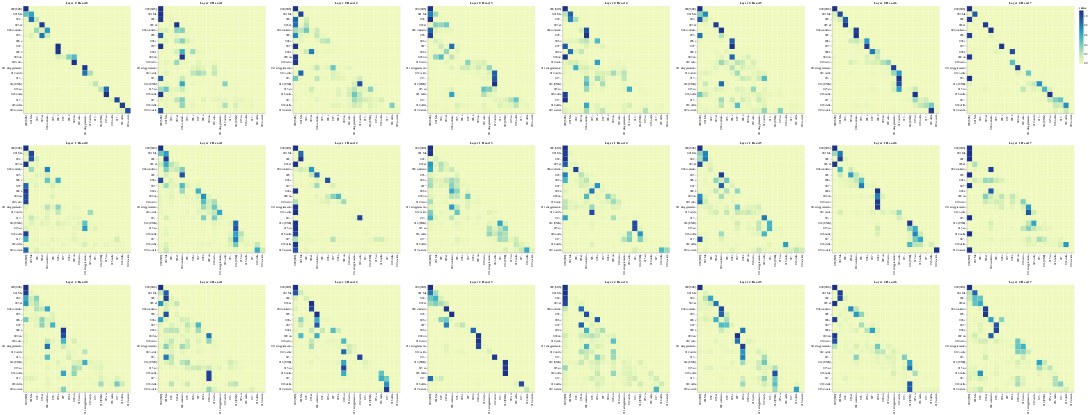

Notebook code cell kept with this figure:
### Code cell
# Decoder self attention

get_all_attention_maps("decoder", layers, heads, decoder_input_tokens, decoder_input_tokens, min(20, sentence_len))

### Figure 1 — Vega-Lite specification as saved in the notebook (floating-point values rounded to 4 significant figures; data arrays with more than 128 entries replaced by an {"elided": "..."} marker saying what was removed)
{"config": {"view": {"continuousWidth": 300, "continuousHeight": 300}}, "vconcat": [{"hconcat": [{"data": {"name": "data-9ab842cec6e31006c692b0a48c3596d7"}, "mark": {"type": "rect"}, "encoding": {"color": {"field": "value", "type": "quantitative"}, "tooltip": [{"field": "row", "type": "quantitative"}, {"field": "column", "type": "quantitative"}, {"field": "value", "type": "quantitative"}, {"field": "row_token", "type": "nominal"}, {"field": "col_token", "type": "nominal"}], "x": {"axis": {"title": ""}, "field": "col_token", "type": "nominal"}, "y": {"axis": {"title": ""}, "field": "row_token", "type": "nominal"}}, "height": 400, "name": "view_25", "title": "Layer 0 Head 0", "width": 400}, {"data": {"name": "data-f1f5a3dbf13ea4c669eb38e7855fd669"}, "mark": {"type": "rect"}, "encoding": {"color": {"field": "value", "type": "quantitative"}, "tooltip": [{"field": "row", "type": "quantitative"}, {"field": "column", "type": "quantitative"}, {"field": "value", "type": "quantitative"}, {"field": "row_token", "type": "nominal"}, {"field": "col_token", "type": "nominal"}], "x": {"axis": {"title": ""}, "field": "col_token", "type": "nominal"}, "y": {"axis": {"title": ""}, "field": "row_token", "type": "nominal"}}, "height": 400, "name": "view_26", "title": "Layer 0 Head 1", "width": 400}, {"data": {"name": "data-f29f2f534cd5f599d5849fb1e4a19a31"}, "mark": {"type": "rect"}, "encoding": {"color": {"field": "value", "type": "quantitative"}, "tooltip": [{"field": "row", "type": "quantitative"}, {"field": "column", "type": "quantitative"}, {"field": "value", "type": "quantitative"}, {"field": "row_token", "type": "nominal"}, {"field": "col_token", "type": "nominal"}], "x": {"axis": {"title": ""}, "field": "col_token", "type": "nominal"}, "y": {"axis": {"title": ""}, "field": "row_token", "type": "nominal"}}, "height": 400, "name": "view_27", "title": "Layer 0 Head 2", "width": 400}, {"data": {"name": "data-86c37ddbc1f63f13c1cfa453fc1d4839"}, "mark": {"type": "rect"}, "encoding": {"color": {"field": "value", "type": "quantitative"}, "tooltip": [{"field": "row", "type": "quantitative"}, {"field": "column", "type": "quantitative"}, {"field": "value", "type": "quantitative"}, {"field": "row_token", "type": "nominal"}, {"field": "col_token", "type": "nominal"}], "x": {"axis": {"title": ""}, "field": "col_token", "type": "nominal"}, "y": {"axis": {"title": ""}, "field": "row_token", "type": "nominal"}}, "height": 400, "name": "view_28", "title": "Layer 0 Head 3", "width": 400}, {"data": {"name": "data-83e0bfaf7452529fc951188489474a58"}, "mark": {"type": "rect"}, "encoding": {"color": {"field": "value", "type": "quantitative"}, "tooltip": [{"field": "row", "type": "quantitative"}, {"field": "column", "type": "quantitative"}, {"field": "value", "type": "quantitative"}, {"field": "row_token", "type": "nominal"}, {"field": "col_token", "type": "nominal"}], "x": {"axis": {"title": ""}, "field": "col_token", "type": "nominal"}, "y": {"axis": {"title": ""}, "field": "row_token", "type": "nominal"}}, "height": 400, "name": "view_29", "title": "Layer 0 Head 4", "width": 400}, {"data": {"name": "data-40eb50c0576196cbf12f509ff8346116"}, "mark": {"type": "rect"}, "encoding": {"color": {"field": "value", "type": "quantitative"}, "tooltip": [{"field": "row", "type": "quantitative"}, {"field": "column", "type": "quantitative"}, {"field": "value", "type": "quantitative"}, {"field": "row_token", "type": "nominal"}, {"field": "col_token", "type": "nominal"}], "x": {"axis": {"title": ""}, "field": "col_token", "type": "nominal"}, "y": {"axis": {"title": ""}, "field": "row_token", "type": "nominal"}}, "height": 400, "name": "view_30", "title": "Layer 0 Head 5", "width": 400}, {"data": {"name": "data-2459c94fc0e9131188bb3322455032c6"}, "mark": {"type": "rect"}, "encoding": {"color": {"field": "value", "type": "quantitative"}, "tooltip": [{"field": "row", "type": "quantitative"}, {"field": "column", "type": "quantitative"}, {"field": "value", "type": "quantitative"}, {"field": "row_token", "type": "nominal"}, {"field": "col_token", "type": "nominal"}], "x": {"axis": {"title": ""}, "field": "col_token", "type": "nominal"}, "y": {"axis": {"title": ""}, "field": "row_token", "type": "nominal"}}, "height": 400, "name": "view_31", "title": "Layer 0 Head 6", "width": 400}, {"data": {"name": "data-c4c86d0b7df5769584eaee7abcf64839"}, "mark": {"type": "rect"}, "encoding": {"color": {"field": "value", "type": "quantitative"}, "tooltip": [{"field": "row", "type": "quantitative"}, {"field": "column", "type": "quantitative"}, {"field": "value", "type": "quantitative"}, {"field": "row_token", "type": "nominal"}, {"field": "col_token", "type": "nominal"}], "x": {"axis": {"title": ""}, "field": "col_token", "type": "nominal"}, "y": {"axis": {"title": ""}, "field": "row_token", "type": "nominal"}}, "height": 400, "name": "view_32", "title": "Layer 0 Head 7", "width": 400}]}, {"hconcat": [{"data": {"name": "data-2af987d554648f969c46c61778e75822"}, "mark": {"type": "rect"}, "encoding": {"color": {"field": "value", "type": "quantitative"}, "tooltip": [{"field": "row", "type": "quantitative"}, {"field": "column", "type": "quantitative"}, {"field": "value", "type": "quantitative"}, {"field": "row_token", "type": "nominal"}, {"field": "col_token", "type": "nominal"}], "x": {"axis": {"title": ""}, "field": "col_token", "type": "nominal"}, "y": {"axis": {"title": ""}, "field": "row_token", "type": "nominal"}}, "height": 400, "name": "view_33", "title": "Layer 1 Head 0", "width": 400}, {"data": {"name": "data-1f7f2d6f66185b8bd00098113d6945b8"}, "mark": {"type": "rect"}, "encoding": {"color": {"field": "value", "type": "quantitative"}, "tooltip": [{"field": "row", "type": "quantitative"}, {"field": "column", "type": "quantitative"}, {"field": "value", "type": "quantitative"}, {"field": "row_token", "type": "nominal"}, {"field": "col_token", "type": "nominal"}], "x": {"axis": {"title": ""}, "field": "col_token", "type": "nominal"}, "y": {"axis": {"title": ""}, "field": "row_token", "type": "nominal"}}, "height": 400, "name": "view_34", "title": "Layer 1 Head 1", "width": 400}, {"data": {"name": "data-66ac106db5e76daec6b543bfe97d61b8"}, "mark": {"type": "rect"}, "encoding": {"color": {"field": "value", "type": "quantitative"}, "tooltip": [{"field": "row", "type": "quantitative"}, {"field": "column", "type": "quantitative"}, {"field": "value", "type": "quantitative"}, {"field": "row_token", "type": "nominal"}, {"field": "col_token", "type": "nominal"}], "x": {"axis": {"title": ""}, "field": "col_token", "type": "nominal"}, "y": {"axis": {"title": ""}, "field": "row_token", "type": "nominal"}}, "height": 400, "name": "view_35", "title": "Layer 1 Head 2", "width": 400}, {"data": {"name": "data-312a9830ce728280429e42cba5d274cf"}, "mark": {"type": "rect"}, "encoding": {"color": {"field": "value", "type": "quantitative"}, "tooltip": [{"field": "row", "type": "quantitative"}, {"field": "column", "type": "quantitative"}, {"field": "value", "type": "quantitative"}, {"field": "row_token", "type": "nominal"}, {"field": "col_token", "type": "nominal"}], "x": {"axis": {"title": ""}, "field": "col_token", "type": "nominal"}, "y": {"axis": {"title": ""}, "field": "row_token", "type": "nominal"}}, "height": 400, "name": "view_36", "title": "Layer 1 Head 3", "width": 400}, {"data": {"name": "data-8e28a889d05308d7907835e8991d95aa"}, "mark": {"type": "rect"}, "encoding": {"color": {"field": "value", "type": "quantitative"}, "tooltip": [{"field": "row", "type": "quantitative"}, {"field": "column", "type": "quantitative"}, {"field": "value", "type": "quantitative"}, {"field": "row_token", "type": "nominal"}, {"field": "col_token", "type": "nominal"}], "x": {"axis": {"title": ""}, "field": "col_token", "type": "nominal"}, "y": {"axis": {"title": ""}, "field": "row_token", "type": "nominal"}}, "height": 400, "name": "view_37", "title": "Layer 1 Head 4", "width": 400}, {"data": {"name": "data-4e2cac4734dd359863f496a763b44fc2"}, "mark": {"type": "rect"}, "encoding": {"color": {"field": "value", "type": "quantitative"}, "tooltip": [{"field": "row", "type": "quantitative"}, {"field": "column", "type": "quantitative"}, {"field": "value", "type": "quantitative"}, {"field": "row_token", "type": "nominal"}, {"field": "col_token", "type": "nominal"}], "x": {"axis": {"title": ""}, "field": "col_token", "type": "nominal"}, "y": {"axis": {"title": ""}, "field": "row_token", "type": "nominal"}}, "height": 400, "name": "view_38", "title": "Layer 1 Head 5", "width": 400}, {"data": {"name": "data-b6ff6132300290697215e4051ec6a686"}, "mark": {"type": "rect"}, "encoding": {"color": {"field": "value", "type": "quantitative"}, "tooltip": [{"field": "row", "type": "quantitative"}, {"field": "column", "type": "quantitative"}, {"field": "value", "type": "quantitative"}, {"field": "row_token", "type": "nominal"}, {"field": "col_token", "type": "nominal"}], "x": {"axis": {"title": ""}, "field": "col_token", "type": "nominal"}, "y": {"axis": {"title": ""}, "field": "row_token", "type": "nominal"}}, "height": 400, "name": "view_39", "title": "Layer 1 Head 6", "width": 400}, {"data": {"name": "data-8e0d9b8f6507889bab1fa36053d627a5"}, "mark": {"type": "rect"}, "encoding": {"color": {"field": "value", "type": "quantitative"}, "tooltip": [{"field": "row", "type": "quantitative"}, {"field": "column", "type": "quantitative"}, {"field": "value", "type": "quantitative"}, {"field": "row_token", "type": "nominal"}, {"field": "col_token", "type": "nominal"}], "x": {"axis": {"title": ""}, "field": "col_token", "type": "nominal"}, "y": {"axis": {"title": ""}, "field": "row_token", "type": "nominal"}}, "height": 400, "name": "view_40", "title": "Layer 1 Head 7", "width": 400}]}, {"hconcat": [{"data": {"name": "data-e515002c298fd1d50a0d1eee9a8a9936"}, "mark": {"type": "rect"}, "encoding": {"color": {"field": "value", "type": "quantitative"}, "tooltip": [{"field": "row", "type": "quantitative"}, {"field": "column", "type": "quantitative"}, {"field": "value", "type": "quantitative"}, {"field": "row_token", "type": "nominal"}, {"field": "col_token", "type": "nominal"}], "x": {"axis": {"title": ""}, "field": "col_token", "type": "nominal"}, "y": {"axis": {"title": ""}, "field": "row_token", "type": "nominal"}}, "height": 400, "name": "view_41", "title": "Layer 2 Head 0", "width": 400}, {"data": {"name": "data-14815a64357380651fb6287235afb252"}, "mark": {"type": "rect"}, "encoding": {"color": {"field": "value", "type": "quantitative"}, "tooltip": [{"field": "row", "type": "quantitative"}, {"field": "column", "type": "quantitative"}, {"field": "value", "type": "quantitative"}, {"field": "row_token", "type": "nominal"}, {"field": "col_token", "type": "nominal"}], "x": {"axis": {"title": ""}, "field": "col_token", "type": "nominal"}, "y": {"axis": {"title": ""}, "field": "row_token", "type": "nominal"}}, "height": 400, "name": "view_42", "title": "Layer 2 Head 1", "width": 400}, {"data": {"name": "data-c41ef1fcf54e7db37c1c6c4ebddec480"}, "mark": {"type": "rect"}, "encoding": {"color": {"field": "value", "type": "quantitative"}, "tooltip": [{"field": "row", "type": "quantitative"}, {"field": "column", "type": "quantitative"}, {"field": "value", "type": "quantitative"}, {"field": "row_token", "type": "nominal"}, {"field": "col_token", "type": "nominal"}], "x": {"axis": {"title": ""}, "field": "col_token", "type": "nominal"}, "y": {"axis": {"title": ""}, "field": "row_token", "type": "nominal"}}, "height": 400, "name": "view_43", "title": "Layer 2 Head 2", "width": 400}, {"data": {"name": "data-db5ef1fa737ebd53bae97d2425754c4e"}, "mark": {"type": "rect"}, "encoding": {"color": {"field": "value", "type": "quantitative"}, "tooltip": [{"field": "row", "type": "quantitative"}, {"field": "column", "type": "quantitative"}, {"field": "value", "type": "quantitative"}, {"field": "row_token", "type": "nominal"}, {"field": "col_token", "type": "nominal"}], "x": {"axis": {"title": ""}, "field": "col_token", "type": "nominal"}, "y": {"axis": {"title": ""}, "field": "row_token", "type": "nominal"}}, "height": 400, "name": "view_44", "title": "Layer 2 Head 3", "width": 400}, {"data": {"name": "data-2076c669bcb3aa81b54fe8c97a0247f9"}, "mark": {"type": "rect"}, "encoding": {"color": {"field": "value", "type": "quantitative"}, "tooltip": [{"field": "row", "type": "quantitative"}, {"field": "column", "type": "quantitative"}, {"field": "value", "type": "quantitative"}, {"field": "row_token", "type": "nominal"}, {"field": "col_token", "type": "nominal"}], "x": {"axis": {"title": ""}, "field": "col_token", "type": "nominal"}, "y": {"axis": {"title": ""}, "field": "row_token", "type": "nominal"}}, "height": 400, "name": "view_45", "title": "Layer 2 Head 4", "width": 400}, {"data": {"name": "data-e443a224230438243a46be2d8d9a8446"}, "mark": {"type": "rect"}, "encoding": {"color": {"field": "value", "type": "quantitative"}, "tooltip": [{"field": "row", "type": "quantitative"}, {"field": "column", "type": "quantitative"}, {"field": "value", "type": "quantitative"}, {"field": "row_token", "type": "nominal"}, {"field": "col_token", "type": "nominal"}], "x": {"axis": {"title": ""}, "field": "col_token", "type": "nominal"}, "y": {"axis": {"title": ""}, "field": "row_token", "type": "nominal"}}, "height": 400, "name": "view_46", "title": "Layer 2 Head 5", "width": 400}, {"data": {"name": "data-af6b185dd84fad2f3ae4ee006966b1a3"}, "mark": {"type": "rect"}, "encoding": {"color": {"field": "value", "type": "quantitative"}, "tooltip": [{"field": "row", "type": "quantitative"}, {"field": "column", "type": "quantitative"}, {"field": "value", "type": "quantitative"}, {"field": "row_token", "type": "nominal"}, {"field": "col_token", "type": "nominal"}], "x": {"axis": {"title": ""}, "field": "col_token", "type": "nominal"}, "y": {"axis": {"title": ""}, "field": "row_token", "type": "nominal"}}, "height": 400, "name": "view_47", "title": "Layer 2 Head 6", "width": 400}, {"data": {"name": "data-f6b7868fc4b7f0c8d58ab8a7a8c89ce1"}, "mark": {"type": "rect"}, "encoding": {"color": {"field": "value", "type": "quantitative"}, "tooltip": [{"field": "row", "type": "quantitative"}, {"field": "column", "type": "quantitative"}, {"field": "value", "type": "quantitative"}, {"field": "row_token", "type": "nominal"}, {"field": "col_token", "type": "nominal"}], "x": {"axis": {"title": ""}, "field": "col_token", "type": "nominal"}, "y": {"axis": {"title": ""}, "field": "row_token", "type": "nominal"}}, "height": 400, "name": "view_48", "title": "Layer 2 Head 7", "width": 400}]}], "params": [{"name": "param_25", "select": {"type": "interval", "encodings": ["x", "y"]}, "bind": "scales", "views": ["view_25"]}, {"name": "param_26", "select": {"type": "interval", "encodings": ["x", "y"]}, "bind": "scales", "views": ["view_26"]}, {"name": "param_27", "select": {"type": "interval", "encodings": ["x", "y"]}, "bind": "scales", "views": ["view_27"]}, {"name": "param_28", "select": {"type": "interval", "encodings": ["x", "y"]}, "bind": "scales", "views": ["view_28"]}, {"name": "param_29", "select": {"type": "interval", "encodings": ["x", "y"]}, "bind": "scales", "views": ["view_29"]}, {"name": "param_30", "select": {"type": "interval", "encodings": ["x", "y"]}, "bind": "scales", "views": ["view_30"]}, {"name": "param_31", "select": {"type": "interval", "encodings": ["x", "y"]}, "bind": "scales", "views": ["view_31"]}, {"name": "param_32", "select": {"type": "interval", "encodings": ["x", "y"]}, "bind": "scales", "views": ["view_32"]}, {"name": "param_33", "select": {"type": "interval", "encodings": ["x", "y"]}, "bind": "scales", "views": ["view_33"]}, {"name": "param_34", "select": {"type": "interval", "encodings": ["x", "y"]}, "bind": "scales", "views": ["view_34"]}, {"name": "param_35", "select": {"type": "interval", "encodings": ["x", "y"]}, "bind": "scales", "views": ["view_35"]}, {"name": "param_36", "select": {"type": "interval", "encodings": ["x", "y"]}, "bind": "scales", "views": ["view_36"]}, {"name": "param_37", "select": {"type": "interval", "encodings": ["x", "y"]}, "bind": "scales", "views": ["view_37"]}, {"name": "param_38", "select": {"type": "interval", "encodings": ["x", "y"]}, "bind": "scales", "views": ["view_38"]}, {"name": "param_39", "select": {"type": "interval", "encodings": ["x", "y"]}, "bind": "scales", "views": ["view_39"]}, {"name": "param_40", "select": {"type": "interval", "encodings": ["x", "y"]}, "bind": "scales", "views": ["view_40"]}, {"name": "param_41", "select": {"type": "interval", "encodings": ["x", "y"]}, "bind": "scales", "views": ["view_41"]}, {"name": "param_42", "select": {"type": "interval", "encodings": ["x", "y"]}, "bind": "scales", "views": ["view_42"]}, {"name": "param_43", "select": {"type": "interval", "encodings": ["x", "y"]}, "bind": "scales", "views": ["view_43"]}, {"name": "param_44", "select": {"type": "interval", "encodings": ["x", "y"]}, "bind": "scales", "views": ["view_44"]}, {"name": "param_45", "select": {"type": "interval", "encodings": ["x", "y"]}, "bind": "scales", "views": ["view_45"]}, {"name": "param_46", "select": {"type": "interval", "encodings": ["x", "y"]}, "bind": "scales", "views": ["view_46"]}, {"name": "param_47", "select": {"type": "interval", "encodings": ["x", "y"]}, "bind": "scales", "views": ["view_47"]}, {"name": "param_48", "select": {"type": "interval", "encodings": ["x", "y"]}, "bind": "scales", "views": ["view_48"]}], "$schema": "https://vega.github.io/schema/vega-lite/v5.15.1.json", "datasets": {"data-9ab842cec6e31006c692b0a48c3596d7": {"elided": "400 records"}, "data-f1f5a3dbf13ea4c669eb38e7855fd669": {"elided": "400 records"}, "data-f29f2f534cd5f599d5849fb1e4a19a31": {"elided": "400 records"}, "data-86c37ddbc1f63f13c1cfa453fc1d4839": {"elided": "400 records"}, "data-83e0bfaf7452529fc951188489474a58": {"elided": "400 records"}, "data-40eb50c0576196cbf12f509ff8346116": {"elided": "400 records"}, "data-2459c94fc0e9131188bb3322455032c6": {"elided": "400 records"}, "data-c4c86d0b7df5769584eaee7abcf64839": {"elided": "400 records"}, "data-2af987d554648f969c46c61778e75822": {"elided": "400 records"}, "data-1f7f2d6f66185b8bd00098113d6945b8": {"elided": "400 records"}, "data-66ac106db5e76daec6b543bfe97d61b8": {"elided": "400 records"}, "data-312a9830ce728280429e42cba5d274cf": {"elided": "400 records"}, "data-8e28a889d05308d7907835e8991d95aa": {"elided": "400 records"}, "data-4e2cac4734dd359863f496a763b44fc2": {"elided": "400 records"}, "data-b6ff6132300290697215e4051ec6a686": {"elided": "400 records"}, "data-8e0d9b8f6507889bab1fa36053d627a5": {"elided": "400 records"}, "data-e515002c298fd1d50a0d1eee9a8a9936": {"elided": "400 records"}, "data-14815a64357380651fb6287235afb252": {"elided": "400 records"}, "data-c41ef1fcf54e7db37c1c6c4ebddec480": {"elided": "400 records"}, "data-db5ef1fa737ebd53bae97d2425754c4e": {"elided": "400 records"}, "data-2076c669bcb3aa81b54fe8c97a0247f9": {"elided": "400 records"}, "data-e443a224230438243a46be2d8d9a8446": {"elided": "400 records"}, "data-af6b185dd84fad2f3ae4ee006966b1a3": {"elided": "400 records"}, "data-f6b7868fc4b7f0c8d58ab8a7a8c89ce1": {"elided": "400 records"}}}
